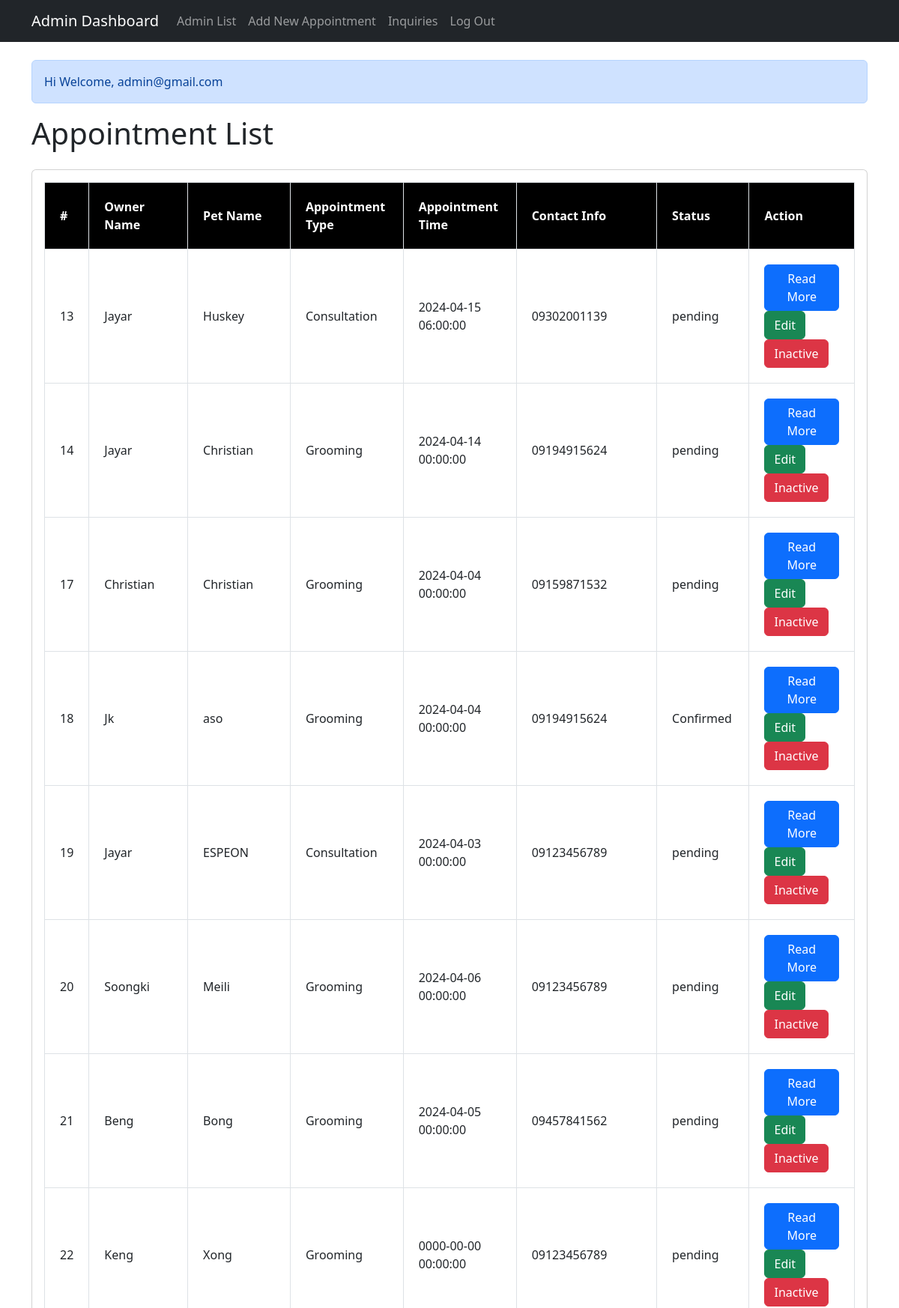
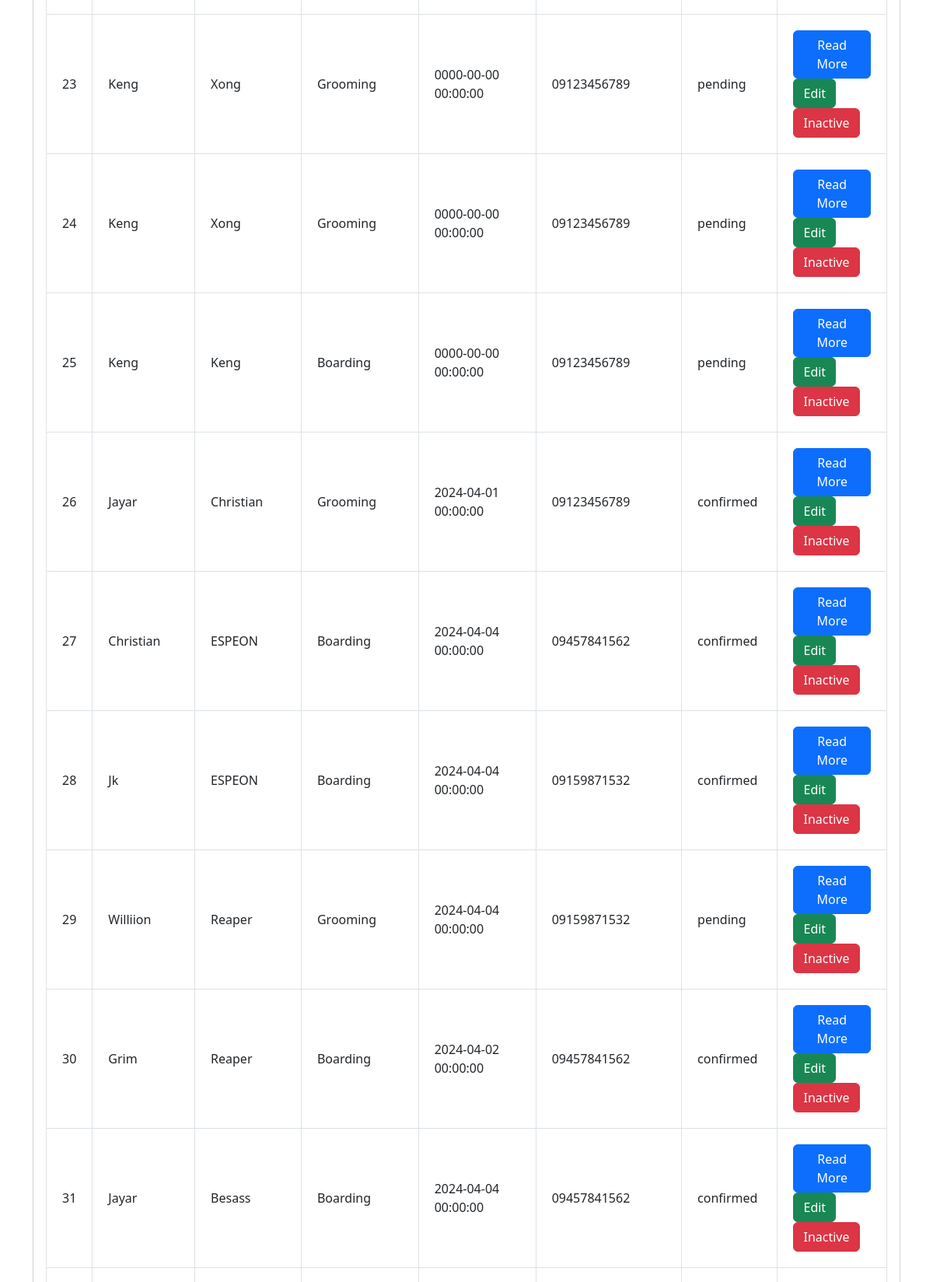
Page /admin_dashboard.php (signed in, upper part) on the committed database (2 pictures, top to bottom).
### tables this page shows
CREATE TABLE `appointments` (
  `id` int(11) NOT NULL,
  `owner_name` varchar(255) NOT NULL,
  `pet_name` varchar(255) NOT NULL,
  `appointment_type` varchar(100) NOT NULL,
  `appointment_time` datetime NOT NULL,
  `contact_info` varchar(255) NOT NULL,
  `status` varchar(100) NOT NULL
);

### admin_dashboard.php (the view, shortened to what this page needs)
<!DOCTYPE html>
<html lang="en">
<head>
    <link rel="stylesheet" href="https://cdn.jsdelivr.net/npm/bootstrap@5.2.2/dist/css/bootstrap.min.css">
</head>
<body>
    <nav class="navbar navbar-expand-lg navbar-dark bg-dark">
        <div class="container">
            <a class="navbar-brand" href="#">Admin Dashboard</a>
            <div class="collapse navbar-collapse" id="navbarNav">
                <ul class="navbar-nav ml-auto">
                    <li class="nav-item">
                        <a class="nav-link" href="admin.php">Admin List</a>
                    </li>
                    <li class="nav-item">
                        <a class="nav-link" href="create_appointment.php">Add New Appointment</a>
                    </li>
                    <li class="nav-item">
                        <a class="nav-link" href="admininquries.php">Inquiries</a>
                    </li>
                    <li class="nav-item">
                        <a class="nav-link" href="logout.php">Log Out</a>
                    </li>
                </ul>
            </div>
        </div>
    </nav>
    <div class="container my-4">
    <?php
echo "<div class='alert alert-primary'> Hi Welcome, " . $_SESSION['user_email'] . "</div>";
?>
        <h1 class="mb-4">Appointment List</h1>
        <div class="card">
            <div class="card-body">
                <table class="table table-bordered">
                    <thead>
                        <tr>
                            <th>#</th>
                            <th>Owner Name</th>
                            <th>Pet Name</th>
                            <th>Appointment Type</th>
                            <th>Appointment Time</th>
                            <th>Contact Info</th>
                            <th>Status</th>
                            <th>Action</th>
                        </tr>
                    </thead>
                    <tbody>
                        <?php
                        include('connect.php');
                        try {
                            $sqlSelect = "SELECT * FROM appointments WHERE status != 'Inactive'";
                            $result = $conn->query($sqlSelect);
                            if ($result->rowCount() > 0) {
                                while ($data = $result->fetch(PDO::FETCH_ASSOC)) {
                                    ?>
                                    <tr>
                                        <td><?php echo $data['id']; ?></td>
                                        <td><?php echo $data['owner_name']; ?></td>
                                        <td><?php echo $data['pet_name']; ?></td>
                                        <td><?php echo $data['appointment_type']; ?></td>
                                        <td><?php echo $data['appointment_time']; ?></td>
                                        <td><?php echo $data['contact_info']; ?></td>
                                        <td><?php echo $data['status']; ?></td>
                                        <td>
                                            <a href="view_appointment.php?id=<?php echo $data['id']; ?>" class="btn btn-primary">Read More</a>
                                            <a href="edit_appointment.php?id=<?php echo $data['id']; ?>" class="btn btn-success">Edit</a>
                                            <a href="delete_appointment.php?id=<?php echo $data['id']; ?>" class="btn btn-danger" onclick="return confirm('Are you sure you want to inactive this account?');">Inactive</a>
                                        </td>
                                    </tr>
                            <?php
                                }
                            } else {
                                echo '<tr><td colspan="8">No active appointments found.</td></tr>';
                            }
                        } catch (PDOException $e) {
                            echo "Query failed: " . $e->getMessage();
                        }
                        ?>
                    </tbody>
                </table>
            </div>
        </div>
    </div>
</body>
</html>

### admin_dashboard.php (style rules this page uses)
table td, table th { vertical-align: middle; padding: 20px !important; }
thead { background-color: black; color: white; }

### rows in the picture
appointments: id "13", owner_name "Jayar", pet_name "Huskey", appointment_type "Consultation", appointment_time "2024-04-15 06:00:00", contact_info "09302001139", status "pending"
appointments: id "14", owner_name "Jayar", pet_name "Christian", appointment_type "Grooming", appointment_time "2024-04-14 00:00:00", contact_info "09194915624", status "pending"
appointments: id "17", owner_name "Christian", pet_name "Christian", appointment_type "Grooming", appointment_time "2024-04-04 00:00:00", contact_info "09159871532", status "pending"
appointments: id "18", owner_name "Jk", pet_name "aso", appointment_type "Grooming", appointment_time "2024-04-04 00:00:00", contact_info "09194915624", status "Confirmed"
appointments: id "19", owner_name "Jayar", pet_name "ESPEON", appointment_type "Consultation", appointment_time "2024-04-03 00:00:00", contact_info "09123456789", status "pending"
appointments: id "20", owner_name "Soongki", pet_name "Meili", appointment_type "Grooming", appointment_time "2024-04-06 00:00:00", contact_info "09123456789", status "pending"
appointments: id "21", owner_name "Beng", pet_name "Bong", appointment_type "Grooming", appointment_time "2024-04-05 00:00:00", contact_info "09457841562", status "pending"
appointments: id "22", owner_name "Keng", pet_name "Xong", appointment_type "Grooming", appointment_time "0000-00-00 00:00:00", contact_info "09123456789", status "pending"
appointments: id "23", owner_name "Keng", pet_name "Xong", appointment_type "Grooming", appointment_time "0000-00-00 00:00:00", contact_info "09123456789", status "pending"
appointments: id "24", owner_name "Keng", pet_name "Xong", appointment_type "Grooming", appointment_time "0000-00-00 00:00:00", contact_info "09123456789", status "pending"
appointments: id "25", owner_name "Keng", pet_name "Keng", appointment_type "Boarding", appointment_time "0000-00-00 00:00:00", contact_info "09123456789", status "pending"
appointments: id "26", owner_name "Jayar", pet_name "Christian", appointment_type "Grooming", appointment_time "2024-04-01 00:00:00", contact_info "09123456789", status "confirmed"
appointments: id "27", owner_name "Christian", pet_name "ESPEON", appointment_type "Boarding", appointment_time "2024-04-04 00:00:00", contact_info "09457841562", status "confirmed"
appointments: id "28", owner_name "Jk", pet_name "ESPEON", appointment_type "Boarding", appointment_time "2024-04-04 00:00:00", contact_info "09159871532", status "confirmed"
appointments: id "29", owner_name "Williion", pet_name "Reaper", appointment_type "Grooming", appointment_time "2024-04-04 00:00:00", contact_info "09159871532", status "pending"
appointments: id "30", owner_name "Grim", pet_name "Reaper", appointment_type "Boarding", appointment_time "2024-04-02 00:00:00", contact_info "09457841562", status "confirmed"
appointments: id "31", owner_name "Jayar", pet_name "Besass", appointment_type "Boarding", appointment_time "2024-04-04 00:00:00", contact_info "09457841562", status "confirmed"

### other values in the picture
$_SESSION['user_email'] "admin@gmail.com"
